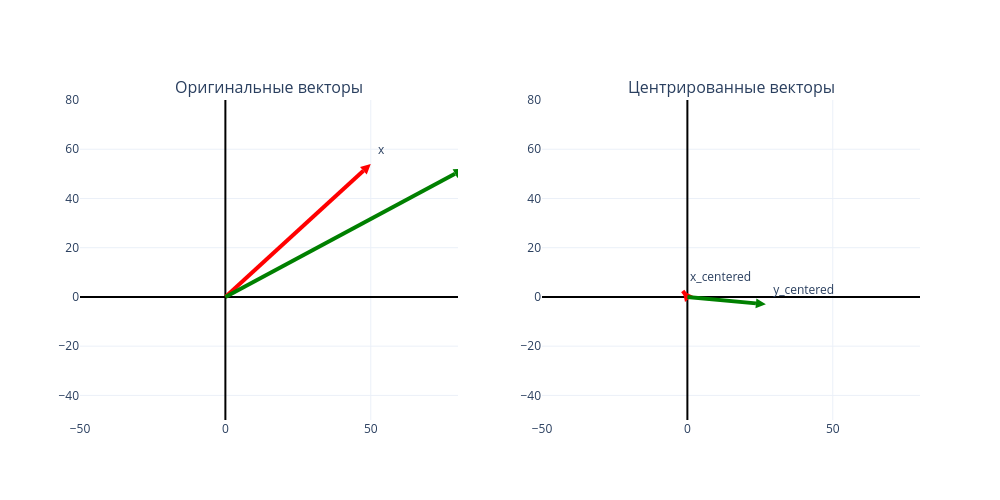

The notebook cell saved with this chart:
### Code cell
# Для визуализации в 2Д возьмем первые 2 компонента каждого вектора
fig = make_subplots(
    rows=1, cols=2,
    subplot_titles=("Оригинальные векторы",
                    "Центрированные векторы")
)

# Функция для рисования вектора-стрелки
def add_vector(vec, name, color, row, col):
    fig.add_trace(go.Scatter(
        x=[0, vec[0]], y=[0, vec[1]],
        mode='lines+markers+text',
        line=dict(color=color, width=4),
        marker=dict(size=10, symbol='arrow-bar-up', angleref="previous"),
        name=name, text=["", name], textposition="top right"
    ), row=row, col=col)

# График 1: Оригиналы
add_vector(x, "x", "red", 1, 1)
add_vector(y, "y", "green", 1, 1)

# График 2: Центрированные
add_vector(x_centered, "x_centered", "red", 1, 2)
add_vector(y_centered, "y_centered", "green", 1, 2)

# Настройки оформления
fig.update_layout(height=500, width=1000, template="plotly_white", showlegend=False)
fig.update_xaxes(zeroline=True, zerolinewidth=2, zerolinecolor='black', range=[-50, 80])
fig.update_yaxes(zeroline=True, zerolinewidth=2, zerolinecolor='black', range=[-50, 80])

fig.show()

### Figure 1 — Plotly figure (JSON) as saved in the notebook; plotly's stock layout.template omitted (floating-point values rounded to 4 significant figures)
{"data": [{"line": {"color": "red", "width": 4}, "marker": {"angleref": "previous", "size": 10, "symbol": "arrow-bar-up"}, "mode": "lines+markers+text", "name": "x", "text": ["", "x"], "textposition": "top right", "x": [0, 50], "y": [0, 54], "type": "scatter", "xaxis": "x", "yaxis": "y"}, {"line": {"color": "green", "width": 4}, "marker": {"angleref": "previous", "size": 10, "symbol": "arrow-bar-up"}, "mode": "lines+markers+text", "name": "y", "text": ["", "y"], "textposition": "top right", "x": [0, 82], "y": [0, 52], "type": "scatter", "xaxis": "x", "yaxis": "y"}, {"line": {"color": "red", "width": 4}, "marker": {"angleref": "previous", "size": 10, "symbol": "arrow-bar-up"}, "mode": "lines+markers+text", "name": "x_centered", "text": ["", "x_centered"], "textposition": "top right", "x": [0, -1.6], "y": [0, 2.4], "type": "scatter", "xaxis": "x2", "yaxis": "y2"}, {"line": {"color": "green", "width": 4}, "marker": {"angleref": "previous", "size": 10, "symbol": "arrow-bar-up"}, "mode": "lines+markers+text", "name": "y_centered", "text": ["", "y_centered"], "textposition": "top right", "x": [0, 27.0], "y": [0, -3.0], "type": "scatter", "xaxis": "x2", "yaxis": "y2"}], "layout": {"xaxis": {"anchor": "y", "domain": [0.0, 0.45], "zeroline": true, "zerolinewidth": 2, "zerolinecolor": "black", "range": [-50, 80]}, "yaxis": {"anchor": "x", "domain": [0.0, 1.0], "zeroline": true, "zerolinewidth": 2, "zerolinecolor": "black", "range": [-50, 80]}, "xaxis2": {"anchor": "y2", "domain": [0.55, 1.0], "zeroline": true, "zerolinewidth": 2, "zerolinecolor": "black", "range": [-50, 80]}, "yaxis2": {"anchor": "x2", "domain": [0.0, 1.0], "zeroline": true, "zerolinewidth": 2, "zerolinecolor": "black", "range": [-50, 80]}, "annotations": [{"font": {"size": 16}, "showarrow": false, "text": "Оригинальные векторы", "x": 0.225, "xanchor": "center", "xref": "paper", "y": 1.0, "yanchor": "bottom", "yref": "paper"}, {"font": {"size": 16}, "showarrow": false, "text": "Центрированные векторы", "x": 0.775, "xanchor": "center", "xref": "paper", "y": 1.0, "yanchor": "bottom", "yref": "paper"}], "height": 500, "width": 1000, "showlegend": false}}
